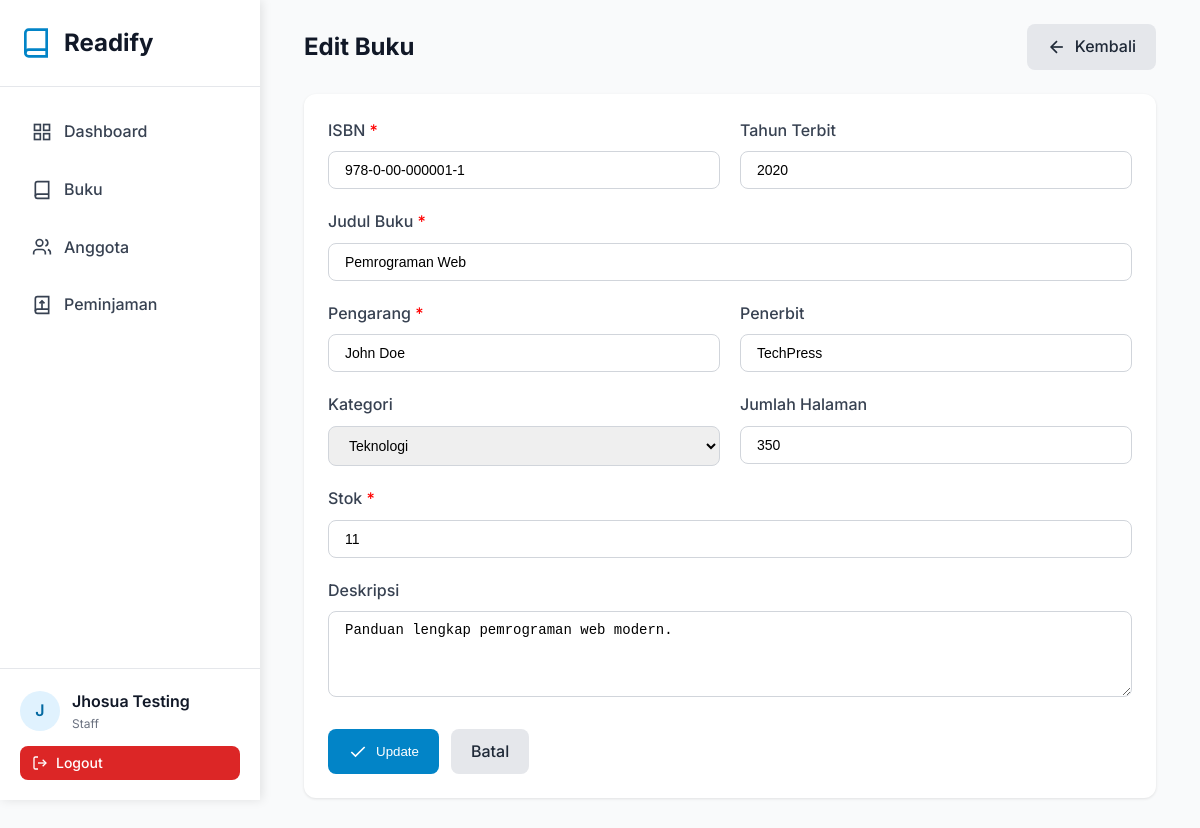
The page /pages/books/edit.php?id=1 (signed in) on the database as committed earlier.
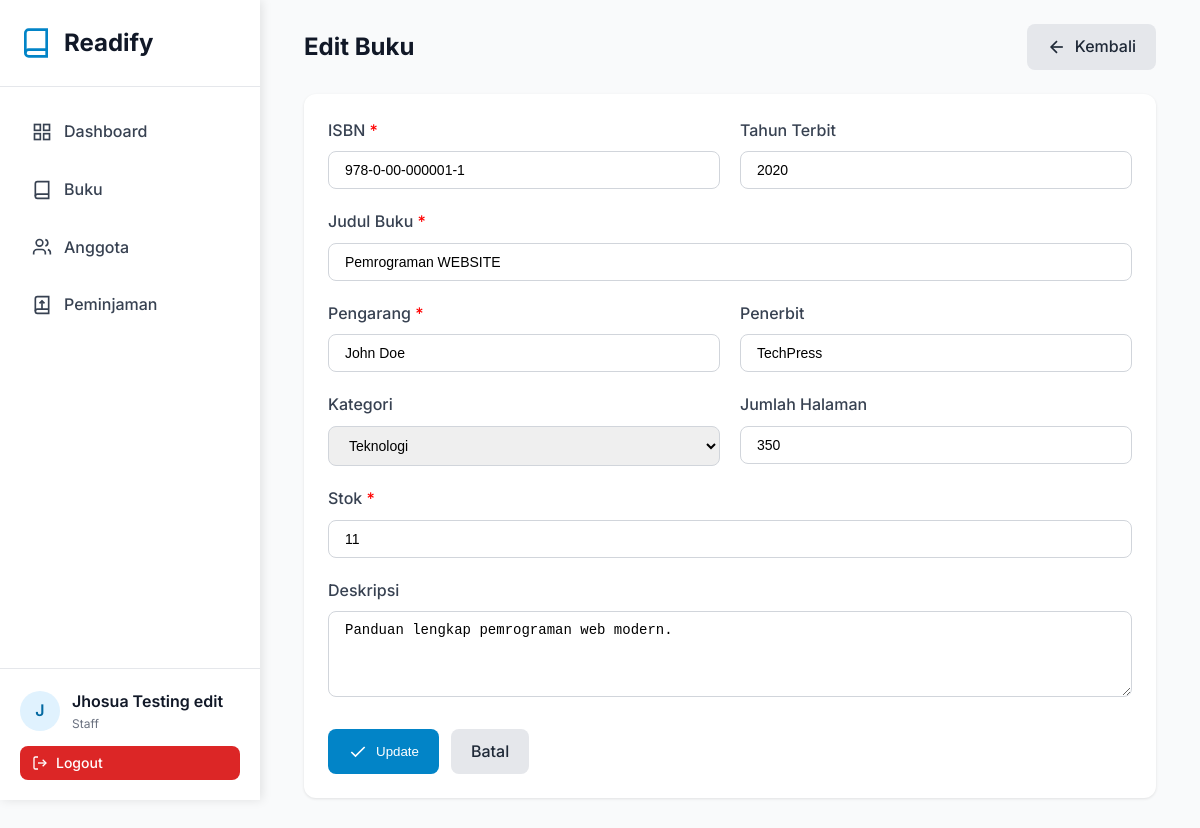
The same page on the database as committed later.
### tables this page shows
CREATE TABLE `users` (
  `id` int NOT NULL AUTO_INCREMENT,
  `name` varchar(100) NOT NULL,
  `email` varchar(100) NOT NULL,
  `phone` varchar(20) DEFAULT NULL,
  `password` varchar(255) NOT NULL,
  `role` enum('admin','staff','member') DEFAULT 'member',
  `created_at` timestamp NULL DEFAULT CURRENT_TIMESTAMP,
  `updated_at` timestamp NULL DEFAULT CURRENT_TIMESTAMP ON UPDATE CURRENT_TIMESTAMP,
  PRIMARY KEY (`id`),
  UNIQUE KEY `email` (`email`)
);

CREATE TABLE `books` (
  `id` int NOT NULL AUTO_INCREMENT,
  `isbn` varchar(20) NOT NULL,
  `title` varchar(255) NOT NULL,
  `author` varchar(100) NOT NULL,
  `publisher` varchar(100) DEFAULT NULL,
  `year` year DEFAULT NULL,
  `category_id` int DEFAULT NULL,
  `stock` int DEFAULT '0',
  `pages` int DEFAULT NULL,
  `description` text,
  `cover_image` varchar(255) DEFAULT NULL,
  `created_at` timestamp NULL DEFAULT CURRENT_TIMESTAMP,
  `updated_at` timestamp NULL DEFAULT CURRENT_TIMESTAMP ON UPDATE CURRENT_TIMESTAMP,
  PRIMARY KEY (`id`),
  UNIQUE KEY `isbn` (`isbn`),
  KEY `category_id` (`category_id`),
  KEY `idx_title` (`title`),
  KEY `idx_author` (`author`),
  KEY `idx_isbn` (`isbn`),
  CONSTRAINT `books_ibfk_1` FOREIGN KEY (`category_id`) REFERENCES `categories` (`id`) ON DELETE SET NULL
);

CREATE TABLE `categories` (
  `id` int NOT NULL AUTO_INCREMENT,
  `name` varchar(50) NOT NULL,
  `description` text,
  `created_at` timestamp NULL DEFAULT CURRENT_TIMESTAMP,
  PRIMARY KEY (`id`),
  UNIQUE KEY `name` (`name`)
);

### config/config.php (called while the page is built, shortened)
<?php
require_once BASE_PATH . '/config/database.php';
function isLoggedIn() {
    return isset($_SESSION['user_id']);
}
function getCurrentUser() {
    if (isLoggedIn()) {
        $db = new Database();
        $user = $db->fetchOne("SELECT id, name, email, role FROM users WHERE id = ?", [$_SESSION['user_id']]);
        return $user;
    }
    return null;
}

### config/database.php (called while the page is built, shortened)
<?php
class Database {
    private $host = DB_HOST;
    private $user = DB_USER;
    private $pass = DB_PASS;
    private $dbname = DB_NAME;
    private $conn;
    private function connect() {
        $this->conn = null;
        try {
            $dsn = "mysql:host=" . $this->host . ";dbname=" . $this->dbname . ";charset=utf8mb4";
            $options = [
                PDO::ATTR_ERRMODE => PDO::ERRMODE_EXCEPTION,
                PDO::ATTR_DEFAULT_FETCH_MODE => PDO::FETCH_ASSOC,
                PDO::ATTR_EMULATE_PREPARES => false,
            ];
            $this->conn = new PDO($dsn, $this->user, $this->pass, $options);
        } catch(PDOException $e) {
            $this->error = $e->getMessage();
            die("Connection failed: " . $this->error);
        }
    }
    public function query($sql, $params = []) {
        try {
            $stmt = $this->conn->prepare($sql);
            $stmt->execute($params);
            return $stmt;
        } catch(PDOException $e) {
            throw new Exception($e->getMessage());
        }
    }
    public function fetchAll($sql, $params = []) {
        $stmt = $this->query($sql, $params);
        return $stmt->fetchAll();
    }
    public function fetchOne($sql, $params = []) {
        $stmt = $this->query($sql, $params);
        return $stmt->fetch();
    }
}

### pages/books/edit.php (the view, shortened to what the changed rows need)
<?php
require_once '../../config/config.php';
$db = new Database();
$bookId = isset($_GET['id']) ? (int)$_GET['id'] : 0;
$book = $db->fetchOne("SELECT * FROM books WHERE id = ?", [$bookId]);
$categories = $db->fetchAll("SELECT * FROM categories ORDER BY name");
include_once '../../includes/header.php';
include_once '../../includes/sidebar.php';
?>
<div class="container">
    <div class="card-header">
        <h1 class="card-title">Edit Buku</h1>
    </div>
    <div class="card">
        <form method="POST" action="">
            <div class="form-row">
                <div class="form-group">
                    <label class="form-label">ISBN <span style="color: red;">*</span></label>
                    <input type="text" name="isbn" class="form-control" placeholder="978-0-00-000000-0"
                           value="<?php echo isset($_POST['isbn']) ? htmlspecialchars($_POST['isbn']) : htmlspecialchars($book['isbn']); ?>" required>
                </div>
                <div class="form-group">
                    <label class="form-label">Tahun Terbit</label>
                    <input type="number" name="year" class="form-control" placeholder="2024" min="1900" max="<?php echo date('Y'); ?>"
                           value="<?php echo isset($_POST['year']) ? htmlspecialchars($_POST['year']) : htmlspecialchars($book['year']); ?>">
                </div>
            </div>
            <div class="form-group">
                <label class="form-label">Judul Buku <span style="color: red;">*</span></label>
                <input type="text" name="title" class="form-control" placeholder="Masukkan judul buku"
                       value="<?php echo isset($_POST['title']) ? htmlspecialchars($_POST['title']) : htmlspecialchars($book['title']); ?>" required>
            </div>
            <div class="form-row">
                <div class="form-group">
                    <label class="form-label">Pengarang <span style="color: red;">*</span></label>
                    <input type="text" name="author" class="form-control" placeholder="Nama pengarang"
                           value="<?php echo isset($_POST['author']) ? htmlspecialchars($_POST['author']) : htmlspecialchars($book['author']); ?>" required>
                </div>
                <div class="form-group">
                    <label class="form-label">Penerbit</label>
                    <input type="text" name="publisher" class="form-control" placeholder="Nama penerbit"
                           value="<?php echo isset($_POST['publisher']) ? htmlspecialchars($_POST['publisher']) : htmlspecialchars($book['publisher'] ?? ''); ?>">
                </div>
            </div>
            <div class="form-row">
                <div class="form-group">
                    <label class="form-label">Kategori</label>
                    <select name="category_id" class="form-control">
                        <?php foreach ($categories as $category): ?>
                            <option value="<?php echo $category['id']; ?>"
                                <?php echo (isset($_POST['category_id']) ? $_POST['category_id'] : $book['category_id']) == $category['id'] ? 'selected' : ''; ?>>
                                <?php echo htmlspecialchars($category['name']); ?>
                            </option>
                        <?php endforeach; ?>
                    </select>
                </div>
                <div class="form-group">
                    <label class="form-label">Jumlah Halaman</label>
                    <input type="number" name="pages" class="form-control" placeholder="0" min="0"
                           value="<?php echo isset($_POST['pages']) ? htmlspecialchars($_POST['pages']) : htmlspecialchars($book['pages'] ?? ''); ?>">
                </div>
            </div>
            <div class="form-group">
                <label class="form-label">Stok <span style="color: red;">*</span></label>
                <input type="number" name="stock" class="form-control" placeholder="0" min="0"
                       value="<?php echo isset($_POST['stock']) ? htmlspecialchars($_POST['stock']) : htmlspecialchars($book['stock']); ?>" required>
            </div>
            <div class="form-group">
                <label class="form-label">Deskripsi</label>
                <textarea name="description" class="form-control" rows="4" placeholder="Deskripsi buku (opsional)"><?php echo isset($_POST['description']) ? htmlspecialchars($_POST['description']) : htmlspecialchars($book['description'] ?? ''); ?></textarea>
            </div>
        </form>
    </div>
</div>
<?php include_once '../../includes/footer.php'; ?>

### includes/sidebar.php (shortened to what the changed rows need)
<?php
$currentUser = getCurrentUser();
?>
<div class="sidebar">
    <div class="sidebar-logo">
        <h1>Readify</h1>
    </div>
    <div class="sidebar-user">
        <div class="user-info">
            <div class="user-avatar"><?php echo strtoupper(substr($currentUser['name'], 0, 1)); ?></div>
            <div>
                <div class="user-name"><?php echo htmlspecialchars($currentUser['name']); ?></div>
                <div class="user-role"><?php echo ucfirst($currentUser['role']); ?></div>
            </div>
        </div>
    </div>
</div>
<div class="main-content">

Rows that differ between the two databases and show on the page:
changed users "Staff": name "Jhosua Testing" → "Jhosua Testing edit"
changed books "John Doe": title "Pemrograman Web" → "Pemrograman WEBSITE"
